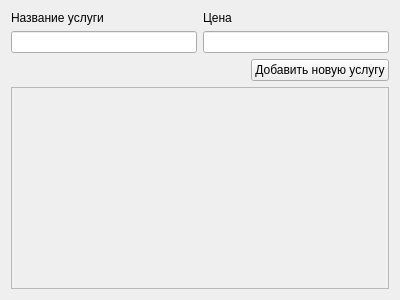
<?xml version="1.0" encoding="UTF-8"?>
<ui version="4.0">
 <class>EditService</class>
 <widget class="QWidget" name="EditService">
  <property name="geometry">
   <rect>
    <x>0</x>
    <y>0</y>
    <width>400</width>
    <height>300</height>
   </rect>
  </property>
  <property name="windowTitle">
   <string>Form</string>
  </property>
  <layout class="QVBoxLayout" name="verticalLayout_3">
   <item>
    <layout class="QHBoxLayout" name="horizontalLayout">
     <item>
      <layout class="QVBoxLayout" name="verticalLayout">
       <item>
        <widget class="QLabel" name="label">
         <property name="text">
          <string>Название услуги</string>
         </property>
        </widget>
       </item>
       <item>
        <widget class="QLineEdit" name="lineEdit"/>
       </item>
      </layout>
     </item>
     <item>
      <layout class="QVBoxLayout" name="verticalLayout_2">
       <item>
        <widget class="QLabel" name="label_2">
         <property name="text">
          <string>Цена</string>
         </property>
        </widget>
       </item>
       <item>
        <widget class="QLineEdit" name="lineEdit_2"/>
       </item>
      </layout>
     </item>
    </layout>
   </item>
   <item alignment="Qt::AlignRight">
    <widget class="QPushButton" name="pushButton">
     <property name="text">
      <string>Добавить новую услугу</string>
     </property>
    </widget>
   </item>
   <item>
    <widget class="QScrollArea" name="scrollArea">
     <property name="widgetResizable">
      <bool>true</bool>
     </property>
     <widget class="QWidget" name="scrollAreaWidgetContents">
      <property name="geometry">
       <rect>
        <x>0</x>
        <y>0</y>
        <width>376</width>
        <height>176</height>
       </rect>
      </property>
      <layout class="QVBoxLayout" name="verticalLayout_4"/>
     </widget>
    </widget>
   </item>
  </layout>
 </widget>
 <resources/>
 <connections/>
</ui>
